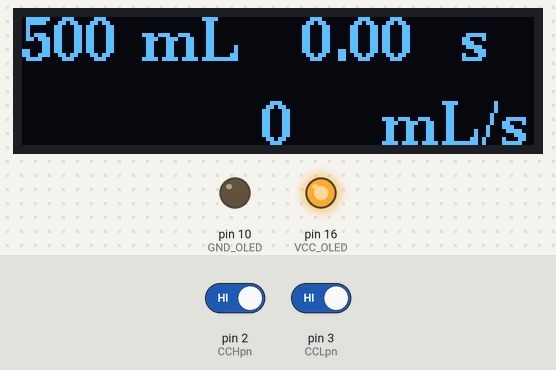
Recording of a sketch running on a simulated SparkFun Pro Micro, built with avr-gcc and run on an emulated ATmega32U4. Parts: 128×32 one-colour display, output pins drawn as LEDs (lit = HIGH). The test bench sets the inputs (shaded band); at power-on: pin 2 (CCHpn) HIGH, pin 3 (CCLpn) HIGH. What the sketch prints to the serial monitor is not drawn.

Above: at 1.2 s.
1.3 s: pin 2 (CCHpn) driven LOW
2.8 s: pin 3 (CCLpn) driven LOW
At 4.3 s:
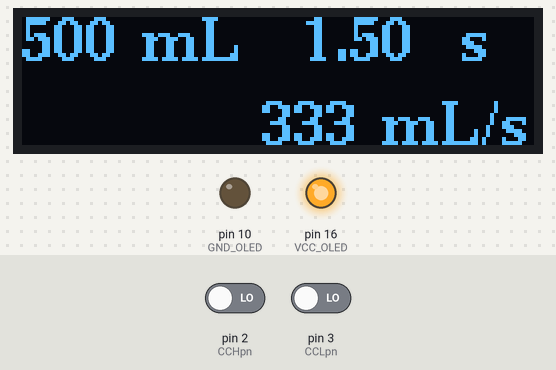
Timing chart, 0 to 5.8 s (numbered marks = the images above; inputs shaded):
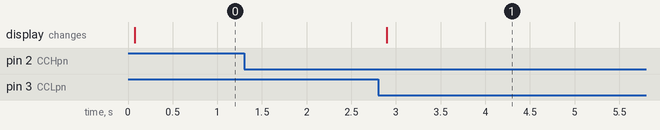

Measured:
- after the input at 1.3 s, every drawn part: stays the same
- after the input at 2.8 s, the display: changes after 0.10 s (image 1)

The sketch:

SuperVisio_Dosificacio_OLED_Int.ino
```cpp
/* SuperVisor Dosificació
 *
 * Compta el temps, t, que tarda en baixar el nivell d'un liquid desde un punt
 * determinar a un altre, amb un volum conegut, V, per calcular Caudal = V/t.
 *
 * Tenim un parell de sensors de nivel capacitus.
 * El comptador de temp s'inicia quan el nivel del punt més alt deixa de detectar producte.
 * I deixa de comptar quan segón detector de nivell deixa de detectar producte.
 *
 * Versió que funciona amb Interrupcions
 *
*/

//#define SERIAL    // Comentar per NO enviar dades al Monitor Serie
#define OLED_091    // Comentar per NO usar OLED 0.91

#include <U8g2lib.h>          // OLED
//#include <Wire.h>             // I2C

// Pins Sensors de Nivell Capcitus
// Tenen de ser pins utilitzables per interrupcions, 0,1,2,3 o 7 pal ProMicro
// Que coincideixen amb SDA y SCL per lo que no podrem d'utilitzat
// una altres pins per la pantalla I2C.
#define CCHpn 2     // Pin Entrada sensor Columna Calibració Nivell Alt
#define CCLpn 3     // Pin Entrada sensor Columna Calibració Nivell Baix

// Pins OLED
#define SDA_OLED 15
#define SCL_OLED 14
#define VCC_OLED 16
#define GND_OLED 10

//U8G2_SSD1306_128X32_UNIVISION_F_SW_I2C u8g2(U8G2_R0, /* clock=*/ SCL, /* data=*/ SDA, /* reset=*/ U8X8_PIN_NONE);
U8G2_SSD1306_128X32_UNIVISION_F_SW_I2C u8g2(U8G2_R0, /* clock=*/ SCL_OLED, /* data=*/ SDA_OLED, /* reset=*/ U8X8_PIN_NONE);

#define ALT_LINEA 11
#define ENTRE_LINEA 10

volatile unsigned long t_ini = 0;   // volatile, perque es modificarà dintre de ISR
unsigned long t_ini_ant = 0;        // per detectar si ha cambiat
volatile unsigned long t_fi = 0;
unsigned long t_fi_ant = 0;         // per detectar si ha cambiat
volatile double temps = 0;
float Dosificacio = 0;

#define DV 500   // Diferencial de Volum entre sensors en mL
//float DV = 500.0;

void setup(void){

  #ifdef SERIAL
    Serial.begin(115200);
/*    while (!Serial) {
      // Pause until serial console opens
      delay(1);
    }*/
    Serial.println("SuperVisor Dosificació.");
  #endif

  // Configuracio Alimentacio OLED I2C 128x32
  #ifdef OLED_091
  pinMode(GND_OLED, OUTPUT);
  digitalWrite(GND_OLED, LOW);
  pinMode(VCC_OLED, OUTPUT);
  digitalWrite(VCC_OLED, HIGH);

  u8g2.begin();
  u8g2.setFont(u8g2_font_ncenB10_tr);  // choose a suitable font
                                       // Una lletra més petita s escriu en menys temps.
  #endif

  // Configuració Entrades
  //pinMode(CCHpn, INPUT);
  //pinMode(CCLpn, INPUT);

  // Configuració Interrupcions
  // digitalPinToInterrupt, retorna el numero d'interrupció corresponent al pin utilitzat.
  // ISR, Interrupt Service Routin, Nom de funció que serveix a la interrupció
  // modo, que pot ser: LOW, RISING, CHANGE, FALLING
  // modo també pot ser HIGH, per Arduinos Due, ZERO y MKR1000
  attachInterrupt(digitalPinToInterrupt(CCHpn), ISR_CCH, FALLING);
  attachInterrupt(digitalPinToInterrupt(CCLpn), ISR_CCL, FALLING);
}

// ISR per quan el sensor Superior de Col. de Calibració passa deixa de detectar nivell.
// ultima_Int i t_Int s'utilitzen per filtrar revots en la senyal de la interrupció.
// pero en este cas funcionaba prou bé.
void ISR_CCH(){
  static unsigned int ultim_Int = 0;
  unsigned long t_Int = millis();

  if (t_Int - ultim_Int > 5 ){
    t_ini = t_Int;    // en milisegons, esta funcio deixa de comptar mentre
                      // s'executa una ISR, pero no hi ha problema.
  }
  ultim_Int = t_Int;
}

// ISR per quan el sensor Inferior de Col. de Calibració passa deixa de detectar nivell.
void ISR_CCL(){
  static unsigned int ultim_Int = 0;
  unsigned long t_Int = millis();

  if (t_Int - ultim_Int > 5){
    t_fi = t_Int;
  }

  ultim_Int = t_Int;
}

void loop(void){

#ifdef SERIAL
  if ( t_ini_ant != t_ini ){ Serial.print("t_ini: "); Serial.println(t_ini); }
  if ( t_fi_ant != t_fi ) { Serial.print("t_fi: "); Serial.println(t_fi); }
#endif

  // CCL, CC passa a nivell baix, fi temporització
  if ( t_ini != t_ini_ant and t_fi != t_fi_ant and t_fi > t_ini){
    temps = (t_fi-t_ini) / 1000.0;  // dividint per 1000 temps en enter
                                    // dividint per 1000.0 temps es float
    Dosificacio = DV / temps;
    t_ini_ant = t_ini;
    t_fi_ant = t_fi;
  }

#ifdef SERIAL
  Serial.print("Temps: "); Serial.print(temps); Serial.println(" s");
  Serial.print("Dosificació: "); Serial.print(Dosificacio); Serial.println(" mL/s");
  Serial.println("");
#endif

  // Mostar dades per pantalla
#ifdef OLED_091
  u8g2.clearBuffer();          // clear the internal memory

  u8g2.setCursor(0,ALT_LINEA);
  u8g2.print(DV);
  u8g2.drawStr(30,ALT_LINEA,"mL");

  u8g2.setCursor(70,ALT_LINEA);
  u8g2.print(temps);
  u8g2.setCursor(110,ALT_LINEA);
  u8g2.print("s");

  u8g2.setCursor(60,ALT_LINEA*2 + ENTRE_LINEA);
  u8g2.print(int(Dosificacio));
  u8g2.setCursor(90,ALT_LINEA*2 + ENTRE_LINEA);
  u8g2.print("mL/s");

  u8g2.setCursor(0, ALT_LINEA*2 + ENTRE_LINEA);
  u8g2.print("      ");

  u8g2.sendBuffer();          // transfer internal memory to the display
#endif
}
```
